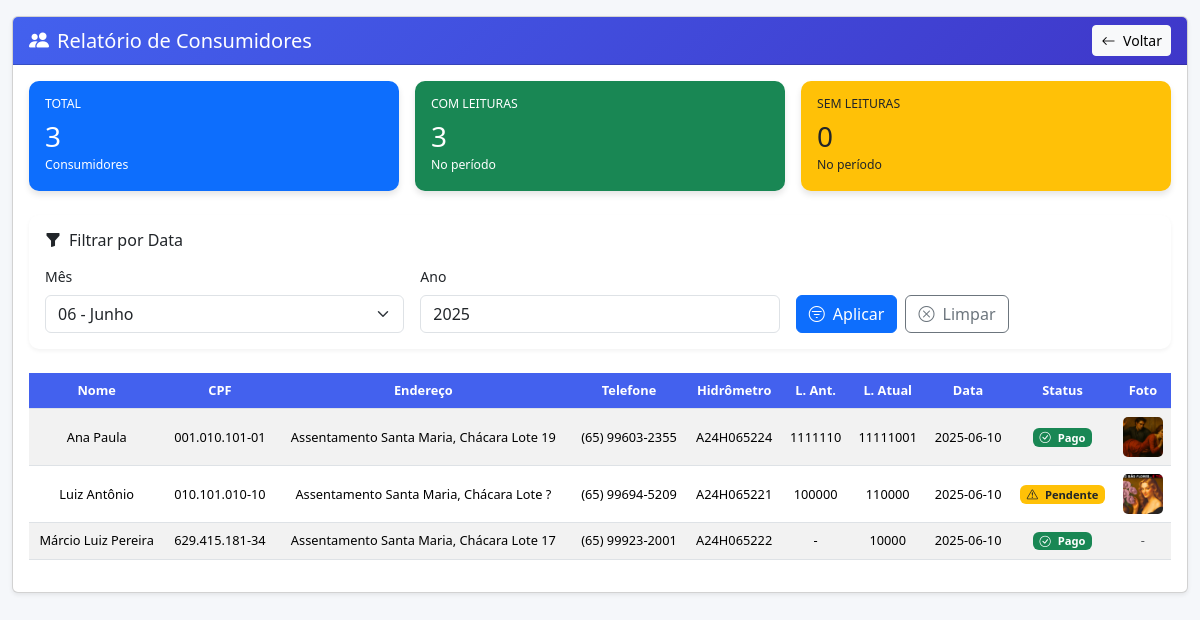
The page /relatorio-consumidores (signed in) on the database its author committed.
### tables this page shows
CREATE TABLE consumidores (
    id INTEGER PRIMARY KEY AUTOINCREMENT,
    nome TEXT NOT NULL,
    cpf TEXT NOT NULL UNIQUE,
    rg TEXT,
    endereco TEXT,
    telefone TEXT,
    hidrometro_num TEXT NOT NULL UNIQUE
);

### app.py (the view)
@app.route('/relatorio-consumidores')
@login_required
def relatorio_consumidores():
    try:
        db = get_db()
        mes_filtro = request.args.get('mes')
        ano_filtro = request.args.get('ano')
        ano_atual = datetime.now().year
        if not mes_filtro and not ano_filtro:
            mes_filtro = datetime.now().strftime('%m')
            ano_filtro = str(ano_atual)
        if mes_filtro and mes_filtro.lower() == 'todos':
            mes_filtro = None
        if ano_filtro:
            try:
                if int(ano_filtro) > ano_atual:
                    flash("Não é possível filtrar por anos futuros.", "warning")
                    ano_filtro = str(ano_atual)
            except ValueError:
                flash("Ano inválido.", "warning")
                ano_filtro = str(ano_atual)
        params = {}
        condicoes_leitura = []
        if mes_filtro:
            condicoes_leitura.append("strftime('%m', data_leitura_atual) = :mes_filtro")
            params['mes_filtro'] = mes_filtro.zfill(2)
        if ano_filtro:
            condicoes_leitura.append("strftime('%Y', data_leitura_atual) = :ano_filtro")
            params['ano_filtro'] = ano_filtro
        condicoes_sql = " AND ".join(condicoes_leitura) if condicoes_leitura else "1=1"
        query = f"""
            WITH UltimaLeitura AS (
                -- Pega o ID da última leitura de cada consumidor no período filtrado
                SELECT consumidor_id, MAX(id) as ultima_leitura_id
                FROM leituras
                WHERE {condicoes_sql}
                GROUP BY consumidor_id
            ),
            PagamentosAgregados AS (
                -- Calcula os totais pagos para cada fatura (incluindo multas e juros)
                SELECT
                    leitura_id,
                    SUM(valor_pago) as total_pago,
                    SUM(valor_multa) as total_multa,
                    SUM(valor_juros) as total_juros
                FROM pagamentos
                GROUP BY leitura_id
            )
            SELECT
                c.id AS consumidor_id, c.nome, c.cpf, c.endereco, c.telefone, c.hidrometro_num,
                l.leitura_anterior, l.leitura_atual, l.data_leitura_atual, l.foto_hidrometro,
                CASE
                    WHEN l.id IS NULL THEN 'Sem Leitura'
                    WHEN COALESCE(pa.total_pago, 0) >= (l.valor_original + COALESCE(pa.total_multa, 0) + COALESCE(pa.total_juros, 0)) THEN 'Pago'
                    ELSE 'Pendente'
                END as status_pagamento
            FROM consumidores c
            LEFT JOIN UltimaLeitura ul ON c.id = ul.consumidor_id
            LEFT JOIN leituras l ON ul.ultima_leitura_id = l.id
            LEFT JOIN PagamentosAgregados pa ON l.id = pa.leitura_id
            ORDER BY c.nome
        """
        consumidores = db.execute(query, params).fetchall()
        total_consumidores = db.execute("SELECT COUNT(id) FROM consumidores").fetchone()[0]
        consumidores_com_leituras = sum(1 for c in consumidores if c['data_leitura_atual'] is not None)
        return render_template(
            'relatorio_consumidores.html',
            consumidores=consumidores,
            mes_filtro=mes_filtro if mes_filtro else 'Todos',
            ano_filtro=ano_filtro,
            ano_atual=ano_atual,
            total_consumidores=total_consumidores,
            consumidores_com_leituras=consumidores_com_leituras
        )
    except Exception as e:
        app.logger.error(f"Erro no relatório de consumidores: {str(e)}", exc_info=True)
        flash("Ocorreu um erro ao gerar o relatório de consumidores.", "danger")
        return redirect(url_for('dashboard'))

### app.py (called while the page is built)
def get_db():
    if 'db' not in g:
        g.db = sqlite3.connect(DATABASE)
        g.db.row_factory = sqlite3.Row
    return g.db

def login_required(f):
    @wraps(f)
    def decorated_function(*args, **kwargs):
        if 'usuario' not in session:
            flash('Você precisa estar logado para acessar esta página.', 'warning')
            return redirect(url_for('login'))
        return f(*args, **kwargs)
    return decorated_function

### templates/relatorio_consumidores.html (shortened to what this page needs)
<!DOCTYPE html>
<html lang="pt-BR">
<head>
    <link href="https://cdn.jsdelivr.net/npm/bootstrap@5.3.3/dist/css/bootstrap.min.css" rel="stylesheet">
    <link rel="stylesheet" href="https://cdn.jsdelivr.net/npm/bootstrap-icons@1.11.1/font/bootstrap-icons.css">
</head>
<body>
    <div class="container-fluid py-3">
        <div class="row mb-4">
            <div class="col-12">
                <div class="card shadow-sm">
                    <div class="card-header d-flex justify-content-between align-items-center">
                        <h5 class="mb-0"><i class="bi bi-people-fill me-2"></i>Relatório de Consumidores</h5>
                        <a href="{{ url_for('dashboard') }}" class="btn btn-sm btn-light">
                            <i class="bi bi-arrow-left me-1"></i> Voltar
                        </a>
                    </div>
                    <div class="card-body">
                        <div class="row g-3 mb-4">
                            {% set sem_leitura = total_consumidores - consumidores_com_leituras %}
                            <div class="col-md-4">
                                <div class="stats-card p-3 bg-primary text-white">
                                    <h6 class="text-uppercase small">Total</h6>
                                    <h3 class="mb-0">{{ total_consumidores }}</h3>
                                    <small>Consumidores</small>
                                </div>
                            </div>
                            <div class="col-md-4">
                                <div class="stats-card p-3 bg-success text-white">
                                    <h6 class="text-uppercase small">Com Leituras</h6>
                                    <h3 class="mb-0">{{ consumidores_com_leituras }}</h3>
                                    <small>No período</small>
                                </div>
                            </div>
                            <div class="col-md-4">
                                <div class="stats-card p-3 bg-warning text-dark">
                                    <h6 class="text-uppercase small">Sem Leituras</h6>
                                    <h3 class="mb-0">{{ 0 if sem_leitura < 0 else sem_leitura }}</h3>
                                    <small>No período</small>
                                </div>
                            </div>
                        </div>
                        <div class="filter-section p-3 mb-4">
                            <h6 class="mb-3"><i class="bi bi-funnel-fill me-2"></i>Filtrar por Data</h6>
                            <form method="get" class="row g-3 needs-validation" novalidate>
                                <div class="col-md-4">
                                    <label for="mes" class="form-label">Mês</label>
                                    <select name="mes" id="mes" class="form-select">
                                        {% for m in range(1,13) %}
                                            <option value="{{ '%02d'|format(m) }}" {% if mes_filtro == ('%02d'|format(m)) %}selected{% endif %}>
                                                {{ '%02d'|format(m) }} - {{ ['Janeiro','Fevereiro','Março','Abril','Maio','Junho','Julho','Agosto','Setembro','Outubro','Novembro','Dezembro'][m-1] }}
                                            </option>
                                        {% endfor %}
                                    </select>
                                </div>
                                <div class="col-md-4">
                                    <label for="ano" class="form-label">Ano</label>
                                    <input type="number" name="ano" id="ano" class="form-control"
                                           value="{{ ano_filtro or ano_atual }}"
                                           min="2020" max="{{ ano_atual }}" step="1" required>
                                </div>
                                <div class="col-md-4 d-flex align-items-end">
                                    <button type="submit" class="btn btn-primary me-2">
                                        <i class="bi bi-filter-circle me-1"></i> Aplicar
                                    </button>
                                    <a href="{{ url_for('relatorio_consumidores') }}" class="btn btn-outline-secondary">
                                        <i class="bi bi-x-circle me-1"></i> Limpar
                                    </a>
                                </div>
                            </form>
                        </div>
                        <div class="desktop-table">
                            <div class="table-responsive">
                                <table class="table table-hover table-striped align-middle">
                                    <thead>
                                        <tr>
                                            <th>Nome</th>
                                            <th>CPF</th>
                                            <th>Endereço</th>
                                            <th>Telefone</th>
                                            <th>Hidrômetro</th>
                                            <th>L. Ant.</th>
                                            <th>L. Atual</th>
                                            <th>Data</th>
                                            <th>Status</th>
                                            <th>Foto</th>
                                        </tr>
                                    </thead>
                                    <tbody>
                                        {% for c in consumidores %}
                                            <tr>
                                                <td style="white-space: normal;">{{ c.nome }}</td>
                                                <td>{{ c.cpf }}</td>
                                                <td style="white-space: normal;">{{ c.endereco }}</td>
                                                <td>{{ c.telefone }}</td>
                                                <td>{{ c.hidrometro_num }}</td>
                                                <td>{{ c.leitura_anterior or '-' }}</td>
                                                <td>{{ c.leitura_atual or '-' }}</td>
                                                <td>{{ c.data_leitura_atual or '-' }}</td>
                                                <td>
                                                    {% if c.status_pagamento == 'Pago' %}
                                                    <span class="badge bg-success"><i class="bi bi-check-circle me-1"></i> Pago</span>
                                                    {% elif c.status_pagamento == 'Pendente' %}
                                                    <span class="badge bg-warning text-dark"><i class="bi bi-exclamation-triangle me-1"></i> Pendente</span>
                                                    {% else %}
                                                    <span class="badge bg-secondary"><i class="bi bi-question-circle me-1"></i> Sem status</span>
                                                    {% endif %}
                                                </td>
                                                <td>
                                                    {% if c.foto_hidrometro %}
                                                        <a href="#" data-bs-toggle="modal" data-bs-target="#fotoModal"
                                                           onclick="document.getElementById('modal-img').src='{{ url_for('static', filename='fotos_hidrometros/' + c.foto_hidrometro) }}'">
                                                            <img src="{{ url_for('static', filename='fotos_hidrometros/' + c.foto_hidrometro) }}"
                                                                 alt="Foto do Hidrômetro"
                                                                 class="photo-preview">
                                                        </a>
                                                    {% else %}
                                                        <span class="text-muted">-</span>
                                                    {% endif %}
                                                </td>
                                            </tr>
                                        {% endfor %}
                                    </tbody>
                                </table>
                            </div>
                        </div>
                    </div>
                </div>
            </div>
        </div>
    </div>
</body>
</html>

### templates/relatorio_consumidores.html (style rules this page uses)
:root { --primary-color: #4361ee; --secondary-color: #3f37c9; --light-color: #f8f9fa; --dark-color: #212529; --success-color: #4cc9f0; --warning-color: #f8961e; --danger-color: #f72585; }
body { background-color: #f5f7fa; font-family: 'Segoe UI', Tahoma, Geneva, Verdana, sans-serif; font-size: 0.875rem; }
.card-header { background: linear-gradient(135deg, var(--primary-color), var(--secondary-color)); color: white; }
.stats-card { border-radius: 10px; box-shadow: 0 4px 6px rgba(0, 0, 0, 0.1); transition: transform 0.3s ease; }
.photo-preview { width: 40px; height: 40px; object-fit: cover; border-radius: 5px; cursor: pointer; transition: transform 0.3s ease; }
.table { width: 100%; }
.table th, .table td { padding: 0.5rem 0.4rem; vertical-align: middle; word-wrap: break-word; font-size: 0.8rem; }
.table th { white-space: normal; position: sticky; top: 0; background-color: var(--primary-color); color: white; text-align: center; }
.table td { text-align: center; }
.badge { font-size: 0.7rem; padding: 0.3em 0.6em; }
.filter-section { background-color: white; border-radius: 10px; box-shadow: 0 2px 4px rgba(0, 0, 0, 0.05); }

### rows shown on the page
consumidores: nome "Ana Paula", cpf "001.010.101-01", endereco "Assentamento Santa Maria, Chácara Lote 19", telefone "(65) 99603-2355", hidrometro_num "A24H065224", leitura_anterior "1111110", leitura_atual "11111001", data_leitura_atual "2025-06-10", shows "Pago", shows a picture
consumidores: nome "Luiz Antônio", cpf "010.101.010-10", endereco "Assentamento Santa Maria, Chácara Lote ?", telefone "(65) 99694-5209", hidrometro_num "A24H065221", leitura_anterior "100000", leitura_atual "110000", data_leitura_atual "2025-06-10", shows "Pendente", shows a picture
consumidores: nome "Márcio Luiz Pereira", cpf "629.415.181-34", endereco "Assentamento Santa Maria, Chácara Lote 17", telefone "(65) 99923-2001", hidrometro_num "A24H065222", leitura_anterior "-", leitura_atual "10000", data_leitura_atual "2025-06-10", shows "Pago"

### other values the page prints
{{ total_consumidores }} "3"
{{ consumidores_com_leituras }} "3"
{{ 0 if sem_leitura < 0 else sem_leitura }} "0"
form field mes "06 - Junho"
